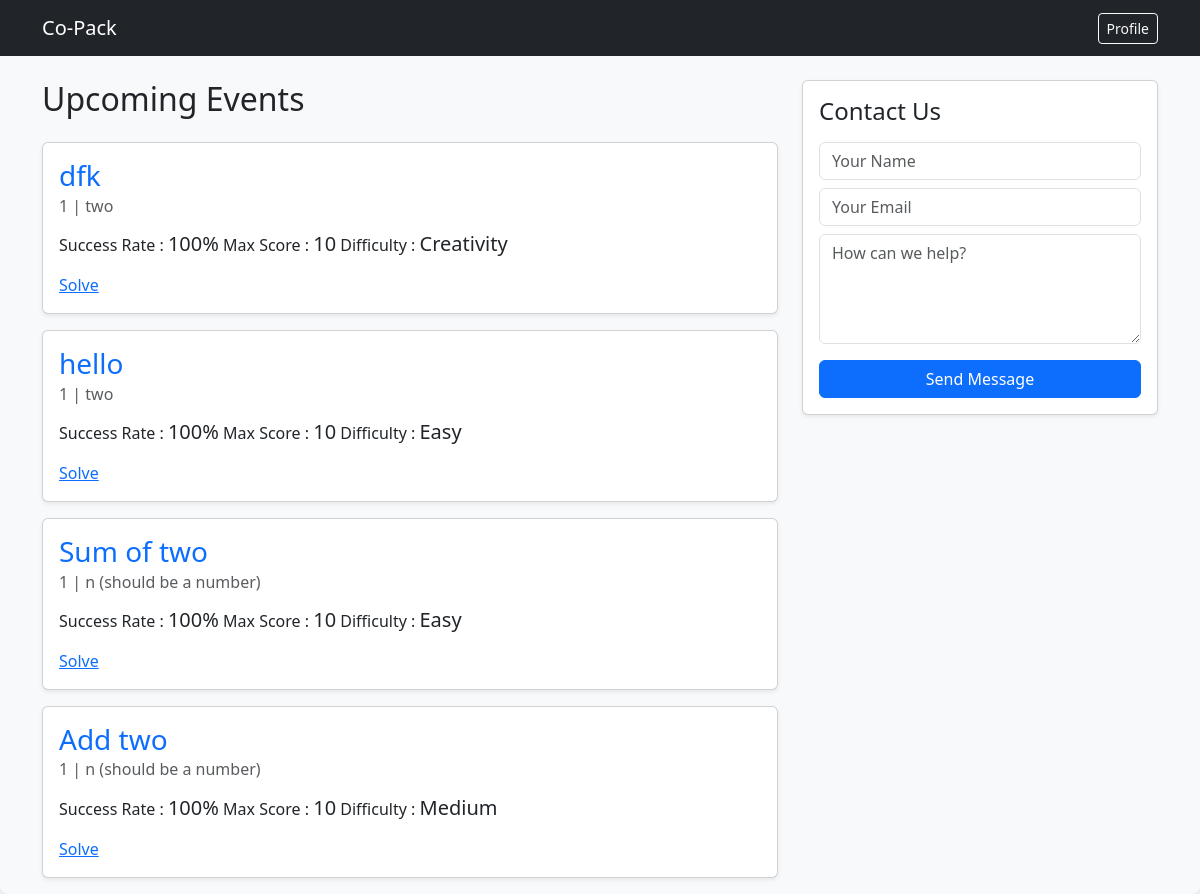
Screenshot of /student_problem_view (signed in) with the database file from the repository.
### app.py (models this page shows)
class Question(db.Model):
    id = db.Column(db.Integer, primary_key=True)
    question_id = db.Column(db.String(10))
    title = db.Column(db.String(50))
    description = db.Column(db.Text)
    input_format = db.Column(db.String(100))
    constraints = db.Column(db.String(100))
    output_format = db.Column(db.String(100))
    sample_input = db.Column(db.String(100))
    sample_output = db.Column(db.String(100))
    explanation = db.Column(db.Text)
    difficulty = db.Column(db.String(100))

### app.py (the view)
@app.route('/student_problem_view')
@login_required
def student_problem_view() :
    questions = Question.query.all()
    return render_template("student_problem_view.html", questions=questions)

### app.py (called while the page is built)
@login_manager.user_loader
def load_user(user_id):
    return User.query.get(int(user_id))

### templates/student_problem_view.html (shortened to what this page needs)
<!DOCTYPE html>
<html>
<html lang="en">
<head>
    <link rel="stylesheet" href="{{ url_for('static', filename='css/student_problem_view.css') }}">
    <link href="https://cdn.jsdelivr.net/npm/bootstrap@5.3.0/dist/css/bootstrap.min.css" rel="stylesheet">
</head>
<body>
    <body class="bg-light">
        <nav class="navbar navbar-dark bg-dark mb-4">
            <div class="container">
                <a class="navbar-brand font-weight-bold" href="#">Co-Pack</a>
                <a href="/student_profile" class="btn btn-outline-light btn-sm">Profile</a>
            </div>
        </nav>
        <div class="container">
            <div class="row">
                <div class="col-md-8">
                    <h2 class="mb-4">Upcoming Events</h2>
                    {% for q in questions %}
                    <div class="card mb-3 shadow-sm">
                        <div class="card-body">
                            <h3 class="card-title text-primary">{{ q.title }}</h3>
                            <h6 class="card-subtitle mb-2 text-muted">{{ q.question_id }} | {{ q.input_format }}</h6>
                            <p class="card-text">
                            <h6 class="asign">Success Rate :</h6>
                            <h5 class="give">100%</h5>
                            <h6 class="asign">Max Score :</h6>
                            <h5 class="give">10</h5>
                            <h6 class="asign">Difficulty :</h6>
                            <h5 class="give">{{ q.difficulty }}</h5>
                            </p>
                            <a href="{{ url_for('solve_and_compiler_page', id=q.id) }}">Solve</a>
                        </div>
                    </div>
                    {% endfor %}
                </div>
                <div class="col-md-4">
                    <div class="card shadow-sm">
                        <div class="card-body">
                            <h4 class="mb-3">Contact Us</h4>
                            <form action="/contact" method="POST">
                                <input type="text" name="name" class="form-control mb-2" placeholder="Your Name"
                                    required>
                                <input type="email" name="email" class="form-control mb-2" placeholder="Your Email"
                                    required>
                                <textarea name="content" class="form-control mb-3" placeholder="How can we help?"
                                    rows="4" required></textarea>
                                <button class="btn btn-primary w-100">Send Message</button>
                            </form>
                        </div>
                    </div>
                </div>
            </div>
        </div>
    </body>
</html>
</html>

### static/css/student_problem_view.css (style rules this page uses)
body { margin: 0px; padding: 0px; font-family: 'Segoe UI', Arial, sans-serif; background-color: #f4f7f6; color: #333; max-width: 100%; background: white; border-radius: 8px; box-shadow: 0 4px 10px rgba(0,0,0,0.1); }
input { width: 95%; margin: 10px 0; padding: 12px; border: 1px solid #ddd; border-radius: 4px; }
button { width: 100%; padding: 12px; border: none; border-radius: 4px; cursor: pointer; font-weight: bold; }
.asign, .give { display: inline; }

### rows the page displays
Question: title "dfk", question_id "1", input_format "two", difficulty "Creativity"
Question: title "hello", question_id "1", input_format "two", difficulty "Easy"
Question: title "Sum of two", question_id "1", input_format "n (should be a number)", difficulty "Easy"
Question: title "Add two", question_id "1", input_format "n (should be a number)", difficulty "Medium"
